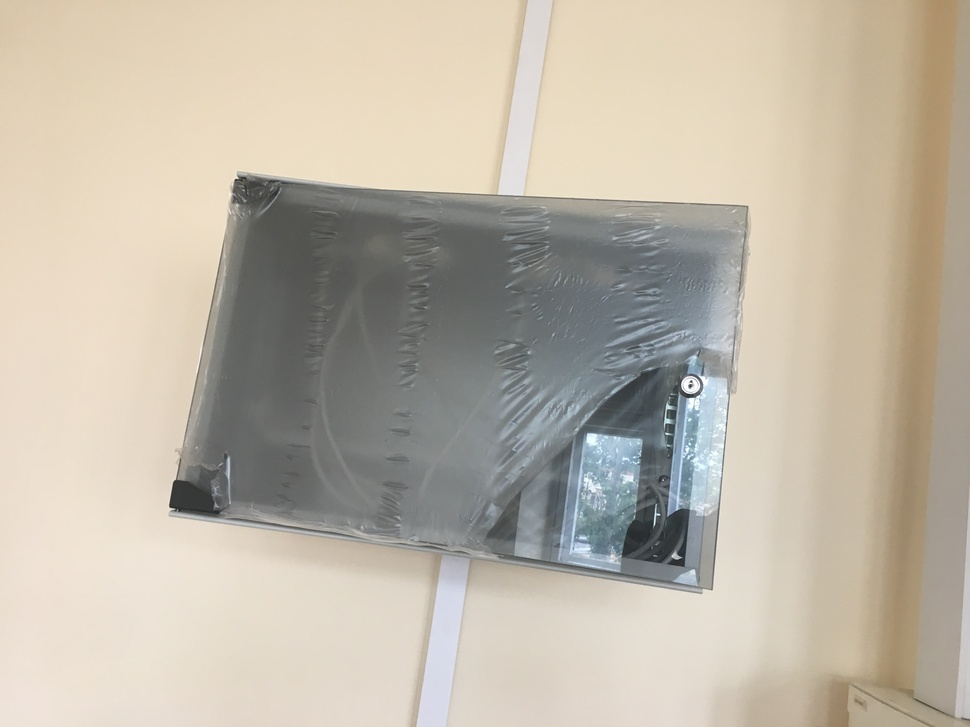
//> input picture Task3.1/images/box.JPG, 970 x 727 px, shrunk from 4032 x 3024 before the run
$ ./main   (built with g++ and OpenCV 4)
//> lines starting //> are read from the running program, lines starting //| are printed output that depends on the picture
// Task1_hist. Написать программу для расчета гистограмм для набора изображений, которые находятся в папке
// - Написать функктор, позволяющий упорядочить набор изображений по степени похожести (сравниваем на основе
// гистограмм) на образец при помощи функции std::sort
// https://varrunr.wordpress.com/2012/07/30/passing-extra-parameters-to-stl-sort/

#include <iostream>
#include <algorithm>
#include <vector>
#include <opencv2/opencv.hpp>
using namespace std;
using namespace cv;

#define File_Name_Len 80

class Image {
    MatND m_hist;
    char m_name[File_Name_Len];

public:
    Image(const char *filename);
    Image(const Image &obj);
    const char *getName() const;
    MatND getHist() const;
};

Image::Image(const char *filename) {
//> called with filename = "images/box.JPG"
    strcpy(m_name, filename);
    int histSize = 256; // bin size
    float range[] = { 0, 255 };
    const float *ranges[] = { range };
    Mat img = imread(filename, 0);
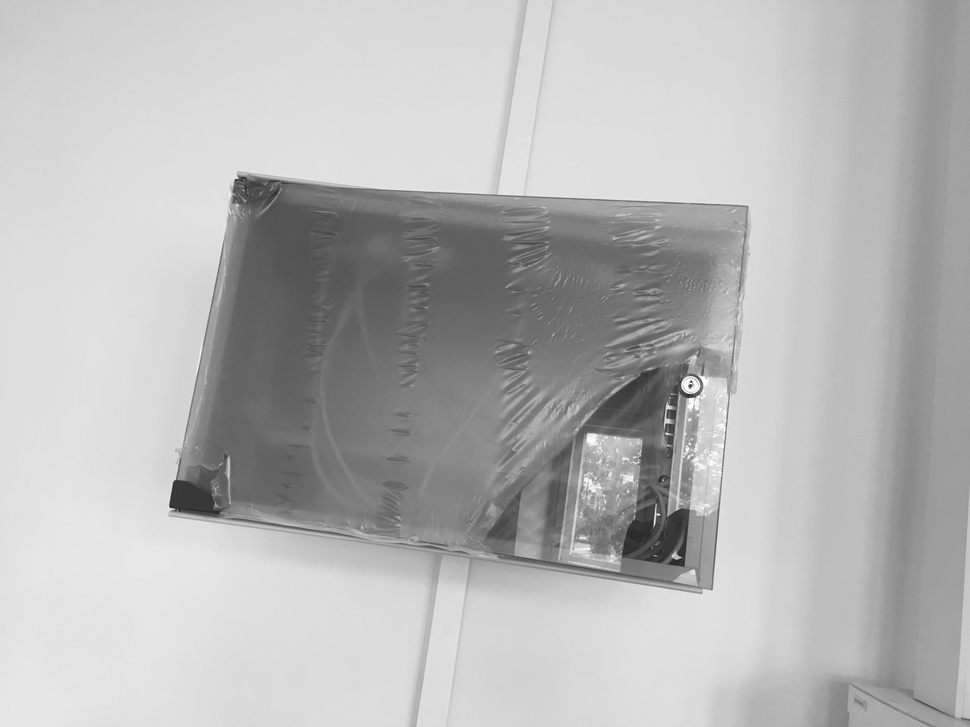
//> img: 727 rows x 970 cols, CV_8UC1; min 33, max 255, mean 183.2
    calcHist( &img, 1, 0, Mat(), m_hist, 1, &histSize, ranges, true, false ); // Calculate histogram
//> m_hist = 256 values, max 30384 at index 222, min 0 at index 0, mean 2754.4
}

const char *Image::getName() const {
    return m_name;
}

MatND Image::getHist() const {
    return m_hist;
}

Image::Image(const Image &obj) {
    strcpy(m_name, obj.getName());
    m_hist = obj.getHist();
}

// Функтор сортировки
class Similar {
    MatND m_cmpHist;

public:
    Similar(const char *cmpImage);
    bool operator() (Image &a, Image &b);
};

Similar::Similar(const char *cmpImage) {
    Mat grey = imread(cmpImage, 0);
    int histSize = 256; // bin size
    float range[] = { 0, 255 };
    const float *ranges[] = { range };
    calcHist( &grey, 1, 0, Mat(), m_cmpHist, 1, &histSize, ranges, true, false ); // Calculate histogram
}

bool Similar::operator()(Image &a, Image &b) {
    double cmpA = compareHist(a.getHist(), m_cmpHist, CV_COMP_CORREL);
    double cmpB = compareHist(b.getHist(), m_cmpHist, CV_COMP_CORREL);
    return cmpA > cmpB;
}

int main() {
    char imagesFileNames[][File_Name_Len] = {
            "images/box.JPG",
            "images/chair.JPG",
            "images/computer1.JPG",
            "images/computer2.JPG",
            "images/fire_extinguisher.JPG",
            "images/hanger.JPG",
            "images/keyboard.JPG",
            "images/monitor.JPG",
            "images/switches.JPG"
    };
    size_t count = sizeof imagesFileNames / File_Name_Len;

    vector<Image> images;
    for (size_t i = 0; i < count; ++i) {
        images.push_back( Image(imagesFileNames[i]) );
    }
//> pass 2 of the loop `for (size_t i = 0; i < count; ++i)`:
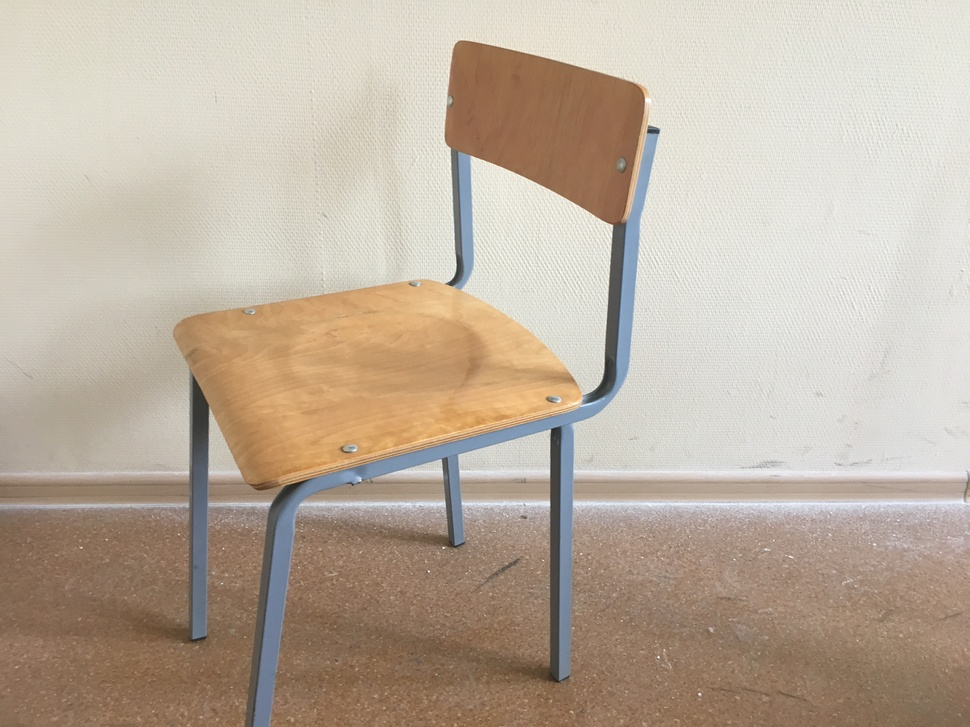
//> input picture Task3.1/images/chair.JPG, 970 x 727 px, shrunk from 4032 x 3024 before the run
//> in Image (call 2), `Mat img = imread(filename, 0);`:
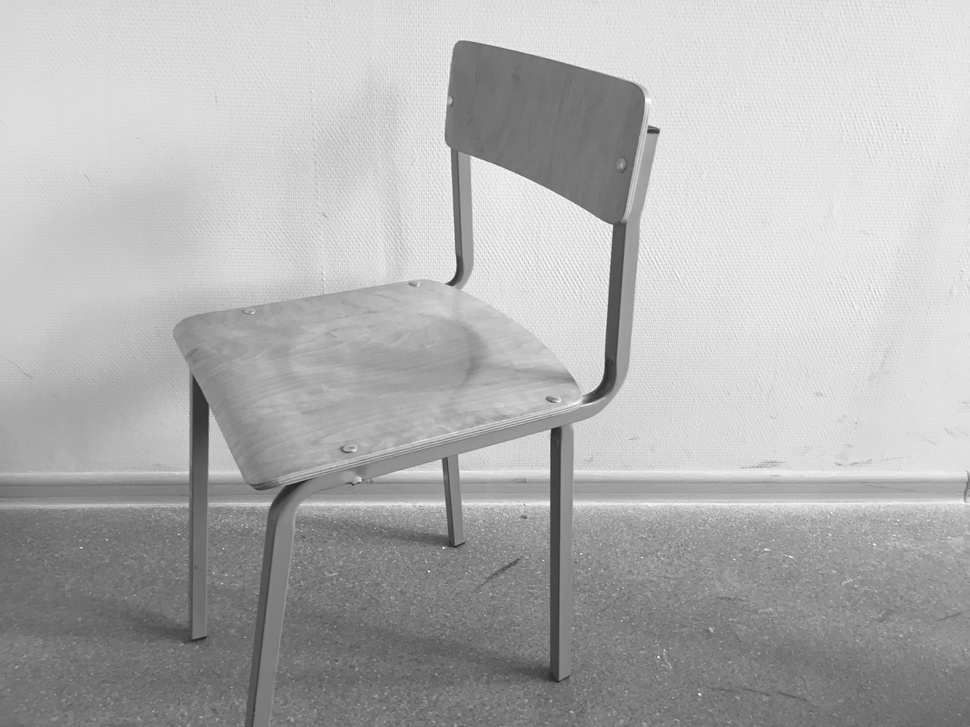
//> img: 727 rows x 970 cols, CV_8UC1; min 29, max 255, mean 177.4
//> in Image (call 2), `calcHist( &img, 1, 0, Mat(), m_hist, 1, &histSize, ranges, true, false..`: m_hist = 256 values, max 16092 at index 220, min 0 at index 0, mean 2754.6
//> in Image (call 3), `m_hist = obj.getHist();`: m_hist = 256 values, max 30384 at index 222, min 0 at index 0, mean 2754.4
//> pass 3 of the loop `for (size_t i = 0; i < count; ++i)`:
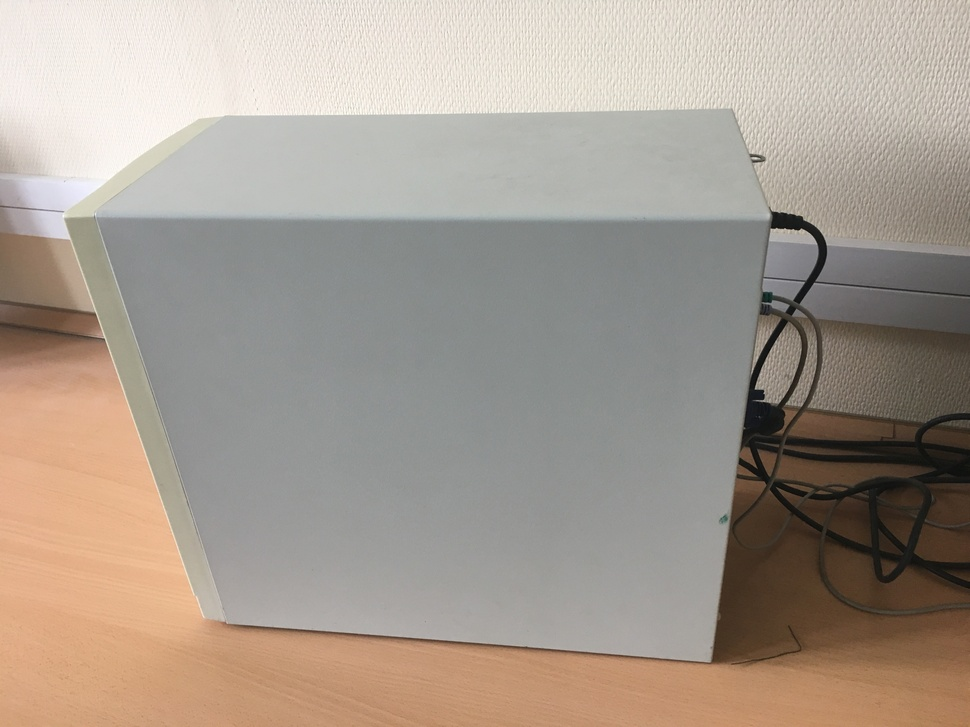
//> input picture Task3.1/images/computer1.JPG, 970 x 727 px, shrunk from 4032 x 3024 before the run
//> in Image (call 3), `Mat img = imread(filename, 0);`:
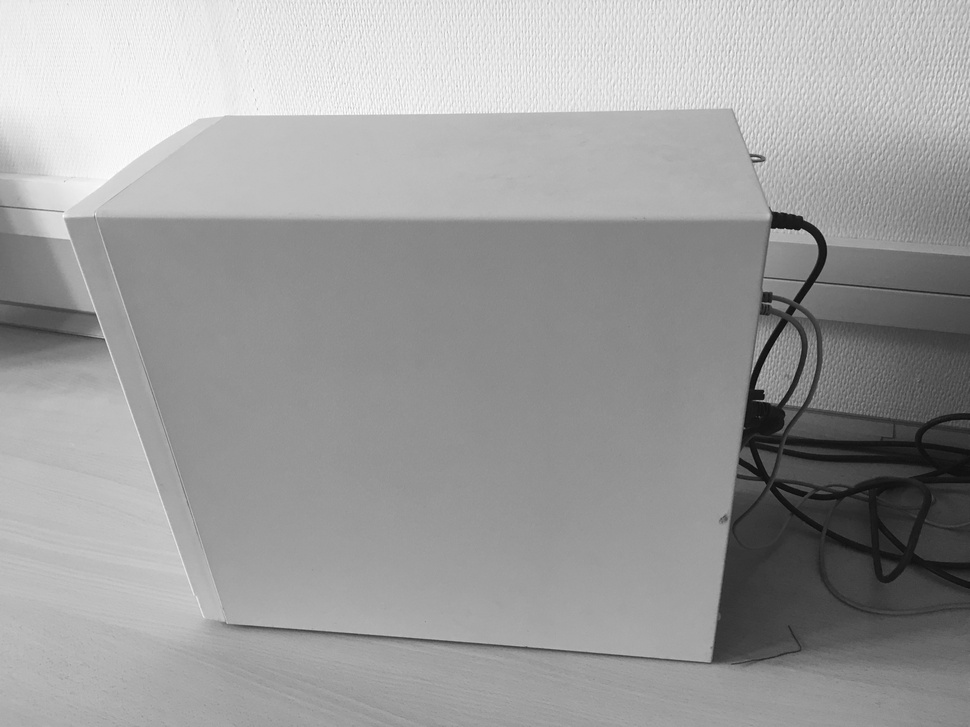
//> img: 727 rows x 970 cols, CV_8UC1; min 7, max 255, mean 157.3
//> in Image (call 3), `calcHist( &img, 1, 0, Mat(), m_hist, 1, &histSize, ranges, true, false..`: m_hist = 256 values, max 12542 at index 139, min 0 at index 0, mean 2754.6
//> the loop made 9 passes; the first 3 are shown

    Similar similaritySort("cmpImage.JPG");
//> cmpImage.JPG cannot be read in this run, so this picture is empty
//> in Similar, `calcHist( &grey, 1, 0, Mat(), m_cmpHist, 1, &histSize, ranges, true, f..`: m_cmpHist = 256 values from 0 to 0
    sort(images.begin(), images.end(), similaritySort);

    for (size_t i = 0; i < count; ++i) {
        cout << images[i].getName() << endl;
    }

    return 0;
}
